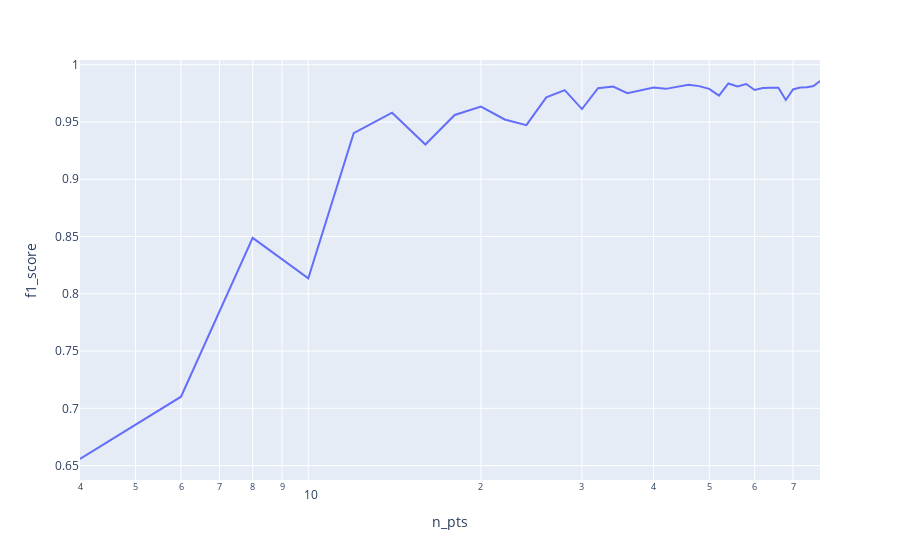

Write notebook code for a chart like this one.
### Code cell
df = pd.DataFrame()
df["n_pts"] = f1_store.keys()
df["f1_score"] = f1_store.values()

px.line(df, "n_pts", "f1_score", log_x=1)

### Figure 1 — Plotly figure (JSON) as saved in the notebook; plotly's stock layout.template omitted (floating-point values rounded to 4 significant figures)
{"data": [{"hovertemplate": "n_pts=%{x}<br>f1_score=%{y}<extra></extra>", "legendgroup": "", "line": {"color": "#636efa", "dash": "solid"}, "marker": {"symbol": "circle"}, "mode": "lines", "name": "", "orientation": "v", "showlegend": false, "type": "scatter", "x": [4, 6, 8, 10, 12, 14, 16, 18, 20, 22, 24, 26, 28, 30, 32, 34, 36, 38, 40, 42, 44, 46, 48, 50, 52, 54, 56, 58, 60, 62, 64, 66, 68, 70, 72, 74, 76, 78], "xaxis": "x", "y": [0.6558, 0.7101, 0.8488, 0.8135, 0.9403, 0.9582, 0.9304, 0.9562, 0.9635, 0.9522, 0.9473, 0.9715, 0.9779, 0.9613, 0.9795, 0.981, 0.9752, 0.9774, 0.9801, 0.979, 0.9805, 0.9826, 0.9814, 0.979, 0.973, 0.9837, 0.9811, 0.9832, 0.978, 0.9798, 0.98, 0.9799, 0.9692, 0.9784, 0.9802, 0.9804, 0.9814, 0.9858], "yaxis": "y"}], "layout": {"legend": {"tracegroupgap": 0}, "margin": {"t": 60}, "xaxis": {"anchor": "y", "domain": [0, 1], "title": {"text": "n_pts"}, "type": "log"}, "yaxis": {"anchor": "x", "domain": [0, 1], "title": {"text": "f1_score"}}}}
